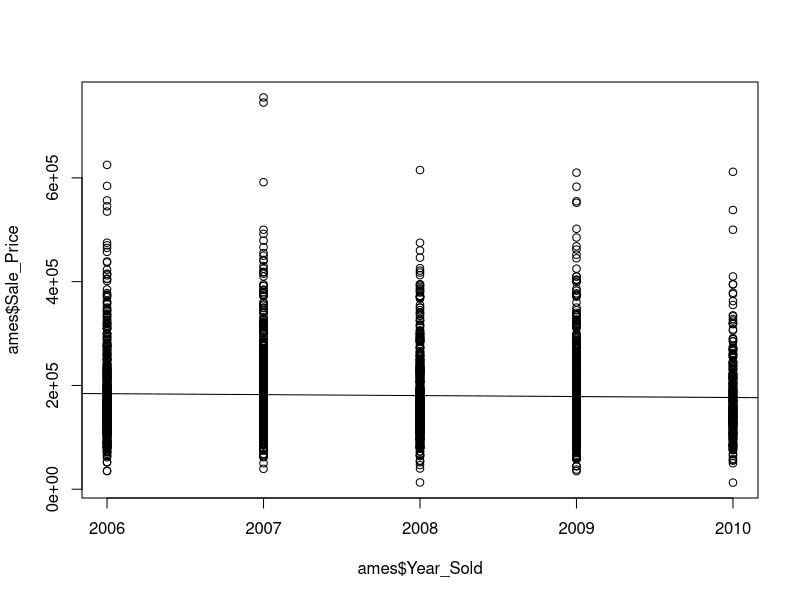
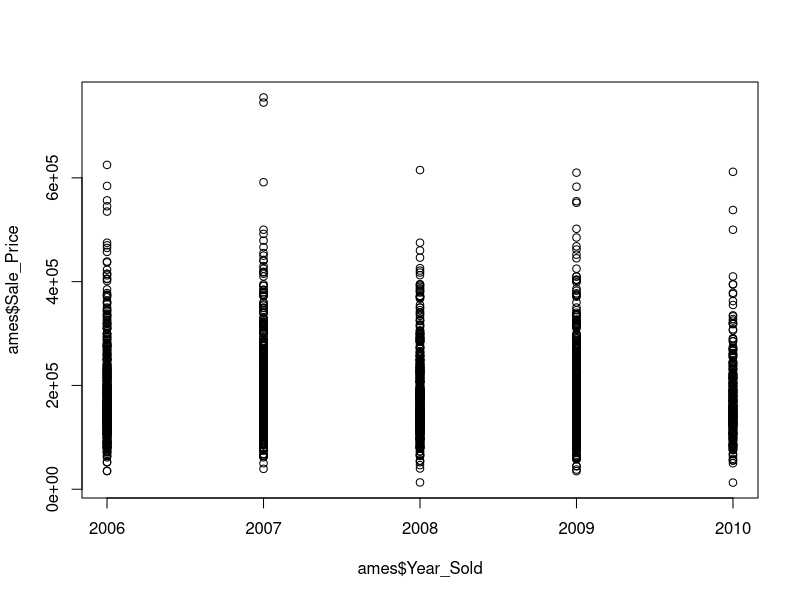
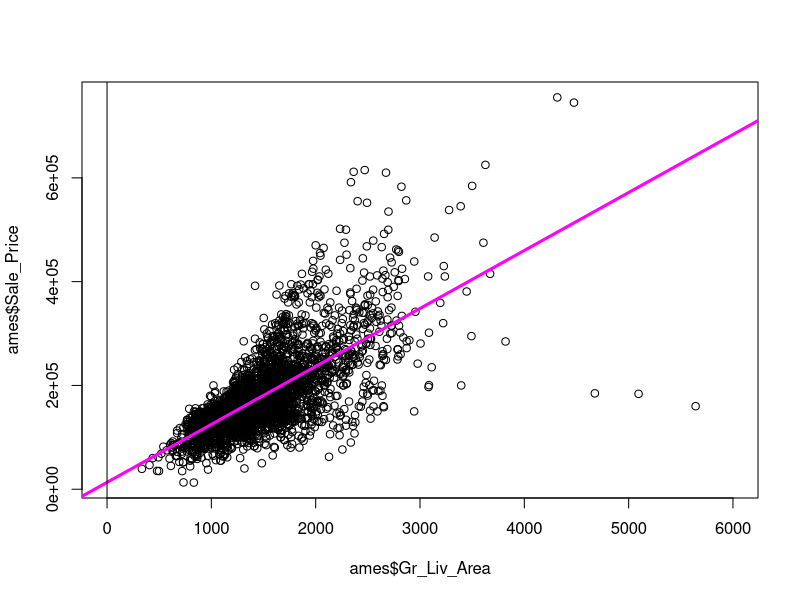

Source code (R) for these figures, in order:

# read in ames data
ames <- read.csv("../datasets/ames_housing.csv")

head(ames)

tapply( ames$Sale_Price, ames$Year_Sold, mean, na.rm = TRUE )


m1 <- lm( Sale_Price ~ Year_Sold, data = ames )
summary(m1)

plot( ames$Year_Sold, ames$Sale_Price )
abline(m1)

m2 <- lm( Sale_Price ~ as.factor(Year_Sold), data = ames )
summary(m2)

plot( ames$Year_Sold, ames$Sale_Price )
m2$coefficients[1]
m2$coefficients[2]

m3 <- lm( Sale_Price ~ Gr_Liv_Area, data = ames )
summary(m3)
plot( ames$Gr_Liv_Area, ames$Sale_Price, xlim = c(0,6000) )
abline(m3, col = "magenta", lwd = 3 )
abline(v=0)



m4 <- lm( Sale_Price ~ Gr_Liv_Area + as.factor(Year_Sold), data = ames )

summary(m2)
summary(m4)

m5 <- lm( Sale_Price ~ Gr_Liv_Area + Bedroom_AbvGr, data = ames )
summary(m5)



